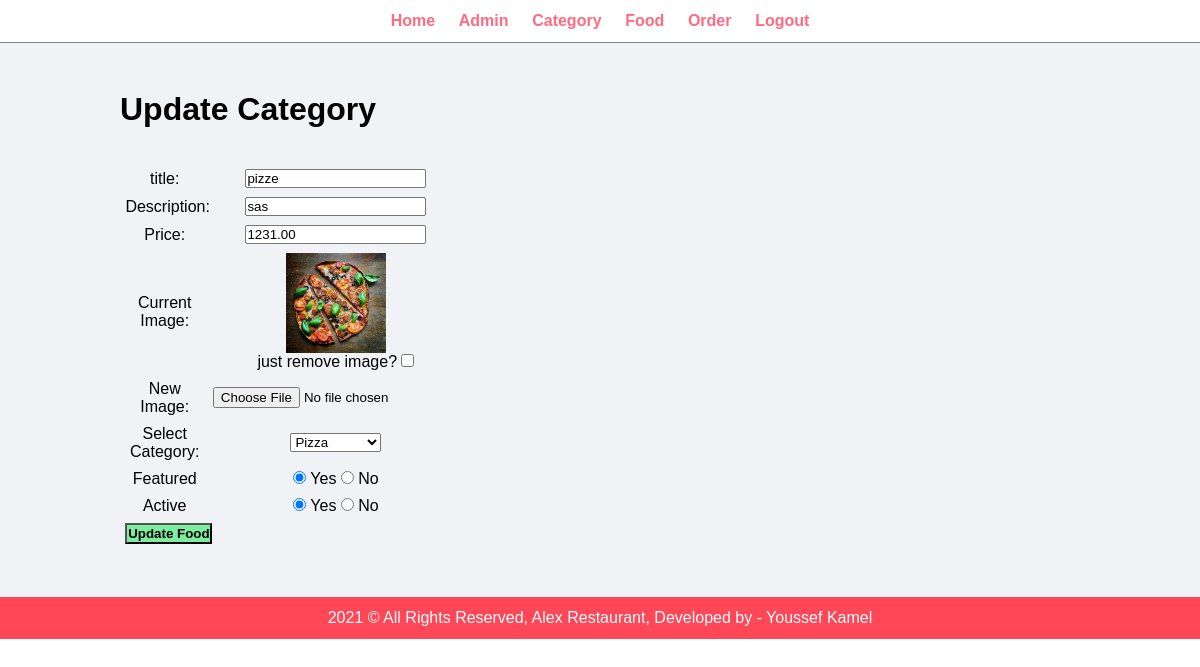
Page /admin/update_Food.php?id=42 (signed in) on the committed database.
### tables this page shows
CREATE TABLE `food` (
  `id` int(11) NOT NULL,
  `title` varchar(100) NOT NULL,
  `descripion` text NOT NULL,
  `price` decimal(10,2) NOT NULL,
  `image_name` varchar(255) NOT NULL,
  `category_id` int(11) NOT NULL,
  `featured` varchar(10) NOT NULL,
  `active` varchar(10) NOT NULL
);

CREATE TABLE `category` (
  `id` int(11) NOT NULL,
  `title` varchar(100) NOT NULL,
  `image_name` varchar(100) NOT NULL,
  `featured` varchar(10) NOT NULL,
  `active` varchar(10) NOT NULL
);

### admin/update_Food.php (the view, shortened to what this page needs)
<?php
include ('includes/header.inc.php');
if (isset($_GET["id"])) {
    $id = $_GET["id"];
    $sql = "SELECT food.*, category.title AS catTitle FROM food
            INNER JOIN category
            ON food.category_id = category.id
            WHERE food.id = $id;
            ";
    $res = mysqli_query($conn, $sql);
    if ($res == true) {
        $count = mysqli_num_rows($res);
        if ($count == 1) {
            $row = mysqli_fetch_assoc($res);
            $title = $row["title"];
            $description = $row["descripion"];
            $price = $row["price"];
            $currentImage = $row["image_name"];
            $featured = $row["featured"];
            $active = $row["active"];
            $category_id = $row["category_id"];
            $sql2 = "SELECT id, title FROM category";
            $res2 = mysqli_query($conn,$sql2);
            $count2 = mysqli_num_rows($res2);
        } else {
            $_SESSION["error"] = "<div class='error'>Category not found</div>";
            header("location:".SITEURL."admin/manageFood.php");
            die();
        }
    }
} else {
    header("location:".SITEURL."admin/manageFood.php");
    die();
}
?>
<div class="main-content">
    <div class="wrapper">
        <h1>Update Category</h1>
        <br><br>
        <form action="" method="POST" enctype="multipart/form-data">
            <table class="tbl-30">
                <tr>
                    <td>title: </td>
                    <td>
                        <input type="text" name="title" value="<?php echo $title; ?>">
                    </td>
                </tr>
                <tr>
                    <td>Description: </td>
                    <td>
                        <input type="text" name="description" value="<?php echo $description; ?>">
                    </td>
                </tr>
                <tr>
                    <td>Price: </td>
                    <td>
                        <input type="text" name="price" value="<?php echo $price; ?>">
                    </td>
                </tr>
                <tr>
                    <td>Current Image: </td>
                    <td>
                        <?php
                        if ($currentImage!="") {
                            ?>
                            <img src="<?php echo SITEURL.'images/food/'. $currentImage ?>" alt="">
                            <br>
                            <label>just remove image?</label>
                            <input type="checkbox" name="remove_image" value="remove">
                            <?php
                        } else {
                            echo "<div class='error'>Image not added</div>";
                        }
                        ?>
                    </td>
                </tr>
                <tr>
                    <td>New Image: </td>
                    <td>
                        <input type="file" name="image">
                    </td>
                </tr>
                <tr>
                    <td>Select Category: </td>
                    <td>
                        <select name="category">
                            <?php
                                if ($count2 > 0) {
                                    while ($row2 = mysqli_fetch_assoc($res2)) {
                                        $categoryId = $row2["id"];
                                        $categoryTitle = $row2["title"]
                            ?>
                                        <option <?php if ($categoryId == $category_id) {echo "selected";} ?> value="<?php echo $categoryId ?>"><?php echo $categoryTitle ?></option>
                            <?php
                                    }
                                } else {
                                ?>
                                    <option value="0">No category found</option>
                                <?php
                                }
                            ?>
                        </select>
                    </td>
                </tr>
                <tr>
                    <td>Featured</td>
                    <td>
                        <input <?php if($featured == "Yes"){ echo "checked";} ?> type="radio" name="featured" value="Yes"> Yes
                        <input <?php if($featured == "No"){ echo "checked";} ?> type="radio" name="featured" value="No"> No
                    </td>
                </tr>
                <tr>
                    <td>Active</td>
                    <td>
                        <input <?php if($active == "Yes"){ echo "checked";} ?> type="radio" name="active" value="Yes"> Yes
                        <input <?php if($active == "No"){ echo "checked";} ?> type="radio" name="active" value="No"> No
                    </td>
                </tr>
                <tr>
                    <td>
                        <input class="btn-secondary" type="submit" name="submit" value="Update Food">
                    </td>
                </tr>
            </table>
        </form>
    </div>
</div>
<?php
include ('includes/footer.inc.php');
?>

### css/admin.css (style rules this page uses)
* { margin: 0; padding: 0; font-family: Arial, Helvetica, sans-serif; }
.wrapper { padding: 1%; width: 80%; margin: 0 auto; }
.tbl-30 { width: 30%; }
table tr td { text-align: center; padding: 1%; }
table tr td img { height: 100px; width: 100px; }
.btn-secondary { background-color: #7bed9f; text-decoration: none; color: black; padding: 1%; font-weight: bold; }
.main-content { background-color: #f1f2f6; padding: 3% 0; }

### rows in the picture
food: title "pizze", description "sas", price "1231.00", image_name (picture), category "Pizza", featured "☑", active "☑"
